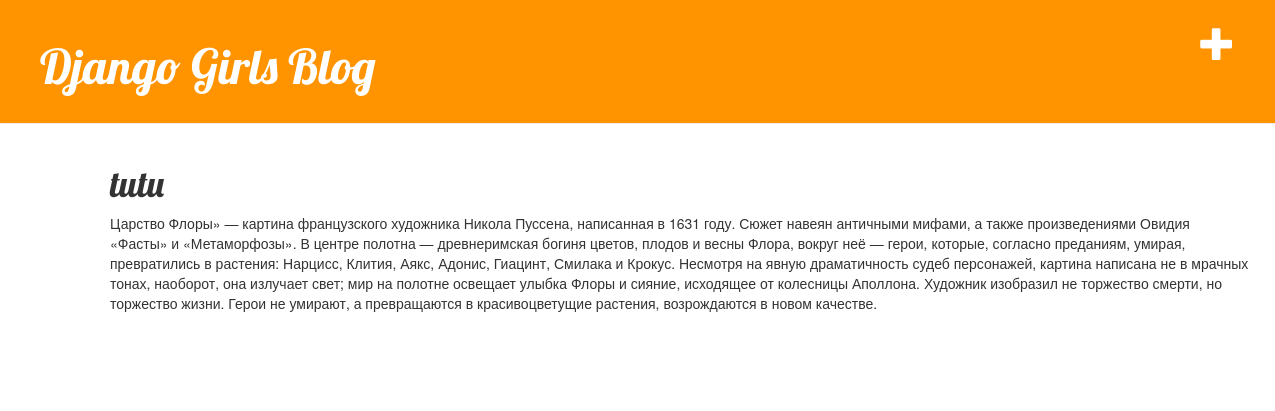
The app's page /blog/2/ with its own data.
### blog/models.py (models this page shows, shortened)
class Post(models.Model):
    author = models.ForeignKey(settings.AUTH_USER_MODEL, on_delete=models.CASCADE)
    title = models.CharField(max_length=100)
    text = models.TextField()
    created_date = models.DateField(default=timezone.now())
    published = models.DateField(blank=True, null=True)

### blog/views.py (the view)
# urls.py: path('blog/<pk>/', detail, name='post_detail'),
def detail(request, pk):
    from django.core.mail import send_mail
    post = get_object_or_404(Post, pk=pk)
    return render(request, 'blog/detail.html', {'post' : post})

### blog/templates/blog/detail.html (shortened to what this page needs)
{% extends 'blog/base.html' %}
{% load static %}
{% block content %}
<div class="content container">
    <div class="post">
        <h1>{{ post.title }}</h1>
        <p>{{ post.text|linebreaksbr }}</p>
    </div>
</div>
{% endblock %}

### blog/static/css/blog.css (style rules this page uses)
.content { margin-left: 40px; }
h1, h2, h3, h4 { font-family: 'Lobster', cursive; }
.post { margin-bottom: 70px; }

### records on screen
Post: title "tutu", text "Царство Флоры» — картина французского художника Никола Пуссена, написанная в 1631 году. Сюжет навеян античными мифами, а также произведениями Овидия «Фасты» и «Метаморфозы». В центре полотна — древнеримская богиня цветов, плодов и весны Флора, вокруг неё — герои, которые, согласно преданиям, умирая, превратились в растения: Нарцисс, Клития, Аякс, Адонис, Гиацинт, Смилака и Крокус. Несмотря на явную драматичность судеб персонажей, картина написана не в мрачных тонах, наоборот, она излучает свет; мир на полотне освещает улыбка Флоры и сияние, исходящее от колесницы Аполлона. Художник изобразил не торжество смерти, но торжество жизни. Герои не умирают, а превращаются в красивоцветущие…"
